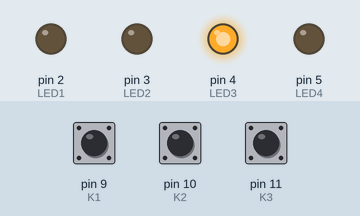
Simulated run of this sketch. Board: Arduino Uno, built with avr-gcc and run on an emulated ATmega328P. Parts: output pins drawn as LEDs (lit = HIGH). Dashed ring = blinking. Inputs (shaded band) come from the test bench; at power-on: pin 10 (K2) HIGH, pin 9 (K1) HIGH, pin 11 (K3) HIGH.

Above: at 1.2 s.
1.3 s: pin 10 (K2) pulled LOW for 0.15 s
At 1.8 s:
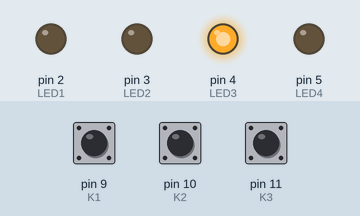
2.9 s: pin 9 (K1) pulsed LOW 2 times (0.12 s each, 0.3 s apart)
At 6.4 s:
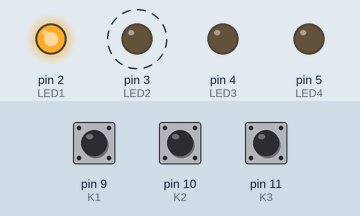
6.5 s: pin 10 (K2) pulled LOW for 1 s
At 7.1 s:
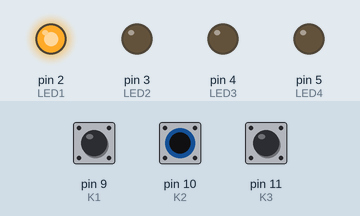
Timing chart, 0 to 9.5 s (numbered marks = the images above; inputs shaded):
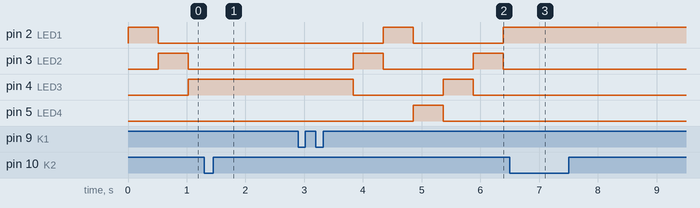

Measured:
- after the input at 1.3 s, pin 2 (LED1): stays LOW (without the input it goes to HIGH after 0.75 s); pin 3 (LED2): stays LOW (without the input it goes to HIGH after 1.3 s); pin 4 (LED3): stays HIGH (without the input it goes to LOW after 0.24 s); pin 5 (LED4): stays LOW (without the input it goes to HIGH after 0.24 s)
- after the input at 2.9 s, pin 2 (LED1): LOW → HIGH after 1.4 s, → LOW 0.51 s later, → HIGH 1.5 s later; pin 3 (LED2): alternates HIGH for 0.51 s and LOW for 1.5 s, starting after 0.93 s; pin 4 (LED3): HIGH → LOW after 0.93 s, → HIGH 1.5 s later, → LOW 0.51 s later; pin 5 (LED4): LOW → HIGH after 2.0 s, → LOW 0.51 s later
- after the input at 6.5 s, pin 2 (LED1): stops changing and stays HIGH; pin 3 (LED2), pin 4 (LED3), pin 5 (LED4): stops changing and stays LOW

The sketch:

Oef1.ino
```cpp
#define K1 9
#define K2 10
#define K3 11
#define LED1 2
#define LED2 3
#define LED3 4
#define LED4 5

int huidig = 2, periode = 512;
volatile int richting = 1;
volatile unsigned long INtStart;
volatile boolean stat1, stat2, stat3;

void pciSetup(byte pin) {
  *digitalPinToPCMSK(pin) |= bit (digitalPinToPCMSKbit(pin));
  PCIFR |= bit (digitalPinToPCICRbit(pin));
  PCICR |= bit (digitalPinToPCICRbit(pin));
}

void setup() {
  pinMode(K1, INPUT_PULLUP);
  pinMode(K2, INPUT_PULLUP);
  pinMode(K3, INPUT_PULLUP);
  pinMode(LED1, OUTPUT);
  pinMode(LED2, OUTPUT);
  pinMode(LED3, OUTPUT);
  pinMode(LED4, OUTPUT);
  pciSetup(K1);
  pciSetup(K2);
  pciSetup(K3);
  INtStart = millis();
  digitalWrite(huidig, HIGH);
}

void loop() {
  switch (richting) {
    case -1:
      if ((millis() - INtStart) >= periode) {
        digitalWrite(huidig, LOW);
        if (huidig != 2) {
          huidig--;
          digitalWrite(huidig, HIGH);
        }
        else {
          huidig = LED4;
          digitalWrite(huidig, HIGH);
        }
        INtStart = millis();
      }
      break;
    case 0:
      break;
    case 1:
      if ((millis() - INtStart) >= periode) {
        digitalWrite(huidig, LOW);
        if (huidig != 5) {
          huidig++;
          digitalWrite(huidig, HIGH);
        }
        else {
          huidig = LED1;
          digitalWrite(huidig, HIGH);
        }
        INtStart = millis();
      }
      break;
  }
}

ISR (PCINT0_vect) {
  if((millis() - INtStart) < periode){
  if (digitalRead(K1) == HIGH) ;
  if ((digitalRead(K1) == LOW) ) {
    richting = -1;
    stat1 = true;
  }
  if (digitalRead(K2) == HIGH) ;
  if ((digitalRead(K2) == LOW)) {
    richting = 0;
    stat2 = true;
  }
  if (digitalRead(K3) == HIGH) ;
  if ((digitalRead(K3) == LOW) ) {
    richting = 1;
    stat3 = true;
  }

  }
  INtStart = millis();
}
```
